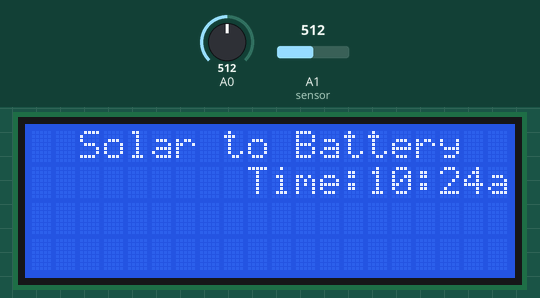
A sketch run on a simulated Arduino Uno, built with avr-gcc and run on an emulated ATmega328P. On the bench: 20×4 character LCD. The inputs (shaded band) are chosen by the test bench; at power-on: A0 = 512, A1 (sensor) = 512. The local clock reads 2024-03-15 10:24:30 at power-on unless the sketch sets it.

Above: at 1.2 s.
1.3 s: A0 set to 716
At 3.1 s:
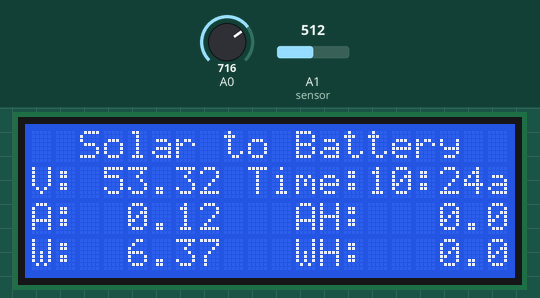
3.6 s: A1 (sensor) set to 716
At 5.6 s:
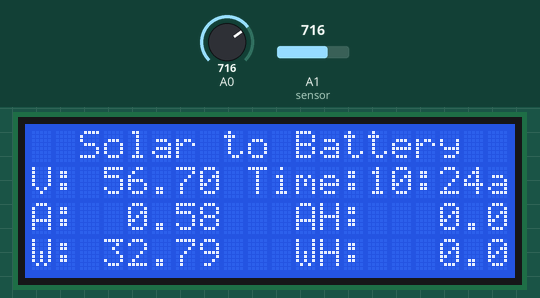
6.1 s: A0 set to 900
At 8.1 s:
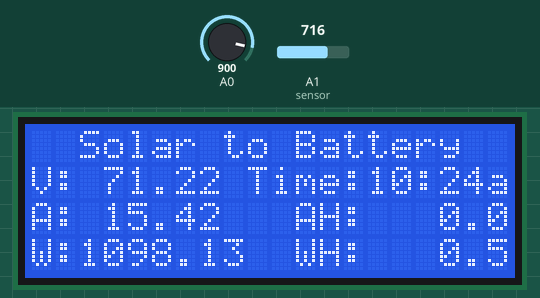
8.7 s: A1 (sensor) set to 900
At 10.5 s:
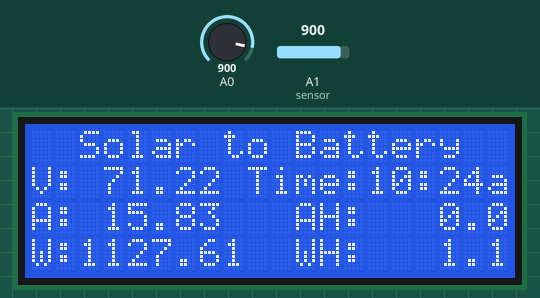
11.2 s: A0 set to 1023
At 13.0 s:
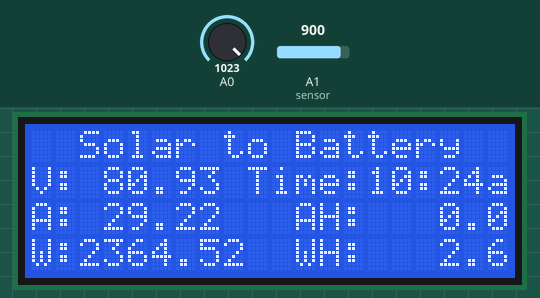
13.8 s: A1 (sensor) set to 1023
At 15.5 s:
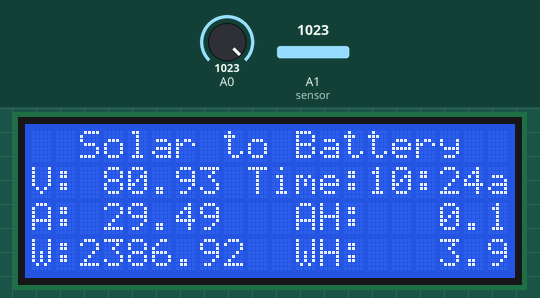
Timing chart, 0 to 17.0 s (numbered marks = the images above; inputs shaded):
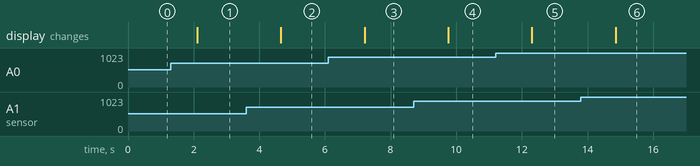

Measured:
- after the input at 1.3 s, the display: changes after 0.81 s (image 1)
- after the input at 3.6 s, the display: changes after 1.1 s (image 2)
- after the input at 6.1 s, the display: changes after 1.1 s (image 3)
- after the input at 8.7 s, the display: changes after 1.1 s (image 4)
- after the input at 11.2 s, the display: changes after 1.1 s (image 5)
- after the input at 13.8 s, the display: changes after 1.1 s (image 6)

The sketch:

SolarPowerMonitor.ino
```cpp
/************************************
* Solar Power                       *
* Voltage and Current Readings      *
* Version 0.1                       *
* Rob Westbrook                     *
* Start Date: Feb 04 2014           *
* Last Modified: May 21 2014        *
************************************/

#include <Wire.h>              // include wire library for I2C
#include "RTClib.h"            // include library for real time clock
RTC_DS1307 rtc;                // create time object

/***********************************
* LCD is a 20 x 4 character display*
* LCD circuit:                     *
* LCD RS pin to digital pin 12     *
* LCD Enable pin to digital pin 11 *
* LCD D4 pin to digital pin 10     *
* LCD D5 pin to digital pin 9      *
* LCD D6 pin to digital pin 8      *
* LCD D7 pin to digital pin 7      *
* LCD R/W pin to ground            *
* 10K resistor:                    *
* end pins to +5V and ground       *
* wiper to LCD VO pin (pin 3)      *
************************************/

#include <LiquidCrystal.h>              // include the LCD library code:
LiquidCrystal lcd(12, 11, 10, 9, 8, 7); // initialize the LCD library with the numbers of the interface pins

int sample = 0;                         // track number of sample loops

/*** time variables ***/
unsigned long startTime = 0;            // unix start time when program begins
unsigned long nowTime = 0;              // unix time at time of loop
unsigned long onTime = 0;               // difference between start time and now time
String clockHour;                       // store time hour for lcd display
String clockMin;                        // store time minute for lcd display
int clockHourLen = 0;                   // store length of hour string
int clockMinLen = 0;                    // store length of minute string
char amPm[1];                           // array to store whether time is am or pm

/*** amp variables ***/
float currentValue = 0.0;               // amps analog input value
float loopCurrent = 0.0;                // amps value for one loop
float averageA = 0.0;                   // amps average during loops
float totalAmps = 0.0;                  // total amps generated
float averageAmps = 0.0;                // average amps - average = total divided by number of samples
float ampSeconds = 0.0;                 // track amp-seconds
float ampHours = 0.0;                   // total amp hours

/*** voltage variables ***/
float voltageValue = 0.0;               // voltage analog input value
float loopVoltage = 0.0;                // voltage value for one loop
float averageV = 0.0;                   // voltage average during loops

/*** watts variables ***/
float totalWatts = 0.0;                 // total watts generated
float averageWatts = 0.0;               // average watts - average = total divided by number of samples
float wattSeconds = 0.0;                // track watt-seconds
float wattHours = 0.0;                  // total watt hours

void setup(){                                 // run once on start up

  Wire.begin();                               // start up I2C
  rtc.begin();                                // start up RTC clock
  if (! rtc.isrunning()) {                    // to reset time remove the "!" for one cycle
    rtc.adjust(DateTime(__DATE__, __TIME__)); // sets the RTC to the date & time this sketch was compiled
  }

  lcd.begin(20, 4);                     // set up the LCD's number of columns and rows

  Serial.begin(9600);                   // begin serial output
}                                       // end setup
/************************************
*             END SETUP             *
*                                   *
*            BEGIN LOOP             *
************************************/

void loop(){

/******** Begin Time Routines *********/
  DateTime now = rtc.now();               // get current time
  doCurrentTime();                        // do routine to display current time

  /*** do at midnight to reset everything ***/
  if(now.hour() == 0 && now.minute() == 0 && now.second() < 5) { // if new day reset everything
    newDayReset();                        // do routine to reset variables for new day
  }

  /*** do on startup ***/
  if(sample == 0) {
    startTime = now.unixtime();           // if this is the first loop then set start time
    nowTime = startTime;                  // if this is first loop then set now time
  /* UNCOMMENT FOR SERIAL READOUT
    Serial.print("Sample Number = ");
    Serial.print(sample);
    Serial.print(" - Unix Time = ");
    Serial.println(startTime); */
  }
/******** End Time Routines ********/

/* calculate amps, volts, and watts for this loop */
  float finalA = getChargeAmps();                   //= averageA/100;    // divide by 100, the number of samples taken
  float finalV = getChargeVolts();                  //= averageV/100;    // divide by 100, the number of samples taken
  float finalW = finalV * finalA;                   // watts = volts x amps

  /* Calculate amp hours and watt hours */
  sample = sample + 1;                              // track number of loops
  nowTime = now.unixtime();                         // get current unix time
  onTime = nowTime - startTime;                     // on time = the time now minus the start time

  totalAmps = totalAmps + finalA;                   // track total amps
  averageAmps = totalAmps/sample;                   // average the amps
  ampSeconds = abs(averageAmps * float(onTime));    // convert to amp seconds
  ampHours = ampSeconds/3600;                       // convert to amp hours

  totalWatts = totalWatts + finalW;                 // track total watts
  averageWatts = totalWatts/sample;                 // average the watts
  wattSeconds = abs(averageWatts * float(onTime));  // convert to watt seconds
  wattHours = wattSeconds/3600;                     // convert to watt hours

  /* UNCOMMENT FOR SERIAL READOUT
  Serial.println("////////////////////////////////");
  Serial.print("Sample No: ");
  Serial.println(sample);
  Serial.println("////////////////////////////////");
  Serial.println("Voltage Values");
  Serial.print("Voltage Value at Analog Input: ");
  Serial.print(voltageValue);
  Serial.print(" - Volts = ");
  Serial.print(finalV);
  Serial.println(" V");
  Serial.println("////////////////////////////////");
  Serial.println("Current Values");
  Serial.print("Current Value at Analog Input: ");
  Serial.print(currentValue);
  Serial.print(" - Amps = ");
  Serial.print(finalA);
  Serial.print(" - Total Amps: ");
  Serial.print(totalAmps);
  Serial.print(" - Average Amps = ");
  Serial.print(averageAmps);
  Serial.print(" - Amp Seconds: ");
  Serial.print(ampSeconds);
  Serial.print(" - Amp Hours: ");
  Serial.println(ampHours);
  Serial.println("////////////////////////////////");
  Serial.println("Watt Values");
  Serial.print("Power: ");
  Serial.print(finalW);
  Serial.print(" - Total Watts: ");
  Serial.print(totalWatts);
  Serial.print(" - Average Watts: ");
  Serial.print(averageWatts);
  Serial.print(" - Watt Seconds: ");
  Serial.print(wattSeconds);
  Serial.print("  - WattHours = ");
  Serial.println(wattHours);
  Serial.println("////////////////////////////////");
  Serial.println("Time Values");
  Serial.print("OnTime = ");
  Serial.print(onTime);
  Serial.print(" Sec - ");
  Serial.print("Time: ");
  Serial.print(now.hour());
  Serial.print(":");
  Serial.print(now.minute());
  Serial.print(":");
  Serial.println(now.second());

  Serial.println(" ");
  Serial.println(" "); */

  /*** avoid negatives ***/
  finalV = abs(finalV);
  finalA = abs(finalA);
  finalW = abs(finalW);

  /*** print values to lcd ***/
  displayVolts(finalV);                       // run function to print current volts to lcd
  displayAmps(finalA);                        // run function to print current amps to lcd
  displayAmpHours(ampHours);                  // run function to print amp hours to lcd
  displayWatts(finalW);                       // run function to print current watts to lcd
  displayWattHours(wattHours);                // run function to print watt hours to lcd

  delay(500);                                // wait 1/2 second then do loop again
}
/************************************
*             END LOOP              *
*                                   *
*         BEGIN FUNCTIONS           *
************************************/

/****************************************************************
* get battery current reading                                           *
* how to get this formula:                                      *
*                                                               *
*           (.0049 x counts) - 2.5                               *
* current = ----------------------                                 *
*                   .066                                        *
*                                                               *
* 5 volts is max input to analog input                          *
* 1024 counts is the highest count for analog input             *
* 5 volts divided by 1024 counts equals .0049 volts per count   *
* Since this sensor reads both negative and positive current    *
* subtract 2.5v, the mid-point of 5v and half the input.        *
* 2.5v midpoint calibrated to 2.501 for 0.                      *
* .066 is the voltage sensitivity of the 30a ACS712             *
*****************************************************************/
float getChargeAmps() {
  float averageA = 0.0;                                  // zero out average before the loop
  float loopCurrent = 0.0;                               // zero out before the loop
  int count = 0;                                         // count counts
  for(int x = 0; x < 100; x++){                          // take 100 samples for average current reading
    currentValue = analogRead(A1);                       // read current sensor
    loopCurrent = ((.0049 * currentValue) - 2.501)/.066; // convert to current reading
    averageA = averageA + loopCurrent;                   // calculate average current in this loop
    count = x;                                           // add to counts
    delay(10);                                           // 10 mSec between each reading
  }
  averageA = averageA/count;                             // divide by count to get average
  return averageA;                                       // return average
}
/****** end current sensor routine ******/

/**************************************************************
* Voltage Divider reads 0 to 80 V                             *
* 80V = 5V in analog input                                    *
* 5V divided by total of 1024 counts = .00488281 volts/count  *
* Voltage divider is 15 to 1 divider so the                   *
* Count is 16 times smaller than actual reading               *
* Added offset of .2v to match with voltmeter reading         *
* Multiply voltage by 16 for correct voltage                  *
***************************************************************/
float getChargeVolts() {
  float averageV = 0.0;                                   // zero out average before the loop
  float loopVoltage = 0.0;                                // zero out before loop
  int count = 0;                                          // count counts
  for(int y = 0; y < 100; y++){                           // take 100 samples for average voltage reading
    voltageValue = analogRead(0);                         // read voltage sensor
    loopVoltage = ((voltageValue * .00488281) * 16) + 0.2;        // convert to voltage
    averageV = averageV + loopVoltage;                    // calculate average voltage in this loop
    count = y;                                            // add to counts
    delay(10);                                            // 10 mSec delay between each reading
  }
  averageV = averageV/count;                              // divide by counts to get average
  return averageV;                                        // return average
}
/****** end voltage sensor routine ******/


/**** print current time to lcd ****/
void doCurrentTime() {
  DateTime now = rtc.now();                               // get current time
  int nowHour = now.hour();                               // hour to integer
  int nowMinute = now.minute();                           // minute to integer
  if (nowHour == 0) {                                     // if it's the midnight hour
    int midnightHour = 12;                                // use the number 12 instead of 0 for 12:00 to 12:59 am
    clockHour = String(midnightHour);                     // set hour as 12
  } else if(nowHour > 0 && nowHour < 10) {                // if it's between 1:00 am and 9:59 am
    clockHour = ' ' + String(nowHour);                    // add leading space
  } else if(nowHour > 12) {                               // if it's after 12:00 noon
    int eveningHour = nowHour - 12;                       // convert to pm hour
    if(eveningHour < 10) {                                // if it's between 1:00 and 9:59 pm
      clockHour = ' ' + String(eveningHour);              // add leading space
    } else {
      clockHour = String(eveningHour);
    }
  } else {
    clockHour = String(nowHour);                          // if we're here it can only be 10 or 11 am
  }

  if(nowMinute < 10) {                                    // add leading zero to minute
      clockMin = '0' + String(nowMinute);                 // if minute is less than 10
  } else {
      clockMin = String(nowMinute);
  }

  if(nowHour < 12) {                                      // set am or pm
    amPm[0] = 'a';
  } else {
    amPm[0] = 'p';
  }
  lcd.setCursor(0, 0);
  lcd.print("  Solar to Battery");                        // print screen title
  lcd.setCursor(9,1);
  lcd.print("Time:");
  lcd.setCursor(14,1);
  lcd.print(clockHour);
  lcd.setCursor(16,1);
  lcd.print(":");
  lcd.setCursor(17,1);
  lcd.print(clockMin);
  lcd.setCursor(19,1);
  lcd.print(amPm[0]);
}
/**** end print current time to lcd ****/

/**** reset everything at beginning of new day ****/
void newDayReset() {
  sample = 0;                                             // reset all variables to zero
  totalAmps = 0.0;
  totalWatts = 0.0;
  averageAmps = 0.0;
  averageWatts = 0.0;
  ampSeconds = 0.0;
  wattSeconds = 0.0;
  ampHours = 0.0;
  wattHours = 0.0;
  lcd.setCursor(14, 2);
  lcd.print("      ");                                     // clear amp hour on lcd display
  lcd.setCursor(14, 3);
  lcd.print("      ");                                     // clear watt hour on lcd display
}
/**** end reset everything at beginning of new day ****/

/*** print voltage to lcd ***/
void displayVolts(float finalV) {
  lcd.setCursor(0, 1);
  lcd.print("V:");
  lcd.setCursor(3, 1);
  if(finalV < 10) {                                         // right justify
    lcd.print("  ");
    lcd.setCursor(4, 1);
    lcd.print(finalV, 2);
  } else {
    lcd.print(finalV, 2);
  }
}
/*** end print voltage to lcd ***/

/*** print amps to lcd ***/
void displayAmps(float finalA) {
  lcd.setCursor(0, 2);
  lcd.print("A:");
  lcd.setCursor(3, 2);
  if(finalA < 10) {                                          // right justify
    lcd.print(" ");
    lcd.setCursor(4, 2);
    lcd.print(finalA, 2);
  } else {
    lcd.print(finalA, 2);
  }
}
/*** end print amps to lcd ***/

/*** print watts to lcd ***/
void displayWatts(float finalW) {
  lcd.setCursor(0, 3);
  lcd.print("W:");
  lcd.setCursor(2, 3);
  if(finalW < 10) {                                            // right justify
    lcd.print("  ");
    lcd.setCursor(4, 3);
    lcd.print(finalW, 2);
  } else if(finalW > 9 && finalW < 99) {
    lcd.print(" ");
    lcd.setCursor(3, 3);
    lcd.print(finalW, 2);
  } else {
    lcd.print(finalW, 2);
  }
}
/*** end print watts to lcd ***/

/*** print amp hours to lcd ***/
void displayAmpHours(float ampHours) {
  lcd.setCursor(11, 2);
  lcd.print("AH:");
  lcd.setCursor(15, 2);
  if(ampHours < 10) {                                            // right justify
    lcd.print("  ");
    lcd.setCursor(17,2);
    lcd.print(ampHours, 1);
  } else if(ampHours > 9 && ampHours < 99) {
    lcd.print(" ");
    lcd.setCursor(16,2);
    lcd.print(ampHours, 1);
  } else {
    lcd.print(ampHours, 1);
  }
}
/*** end print amp hours to lcd ***/

/*** print watt hours to lcd ***/
void displayWattHours(float wattHours) {
  lcd.setCursor(11, 3);
  lcd.print("WH:");
  lcd.setCursor(15, 3);
  if(wattHours < 10) {                                            // right justify
    lcd.print("  ");
    lcd.setCursor(17, 3);
    lcd.print(wattHours, 1);
  } else if(wattHours > 9 && wattHours < 99) {
    lcd.print(" ");
    lcd.setCursor(16, 3);
    lcd.print(wattHours, 1);
  } else {
    lcd.print(wattHours, 1);
  }
}
/*** end print watt hours to lcd ***/
```
